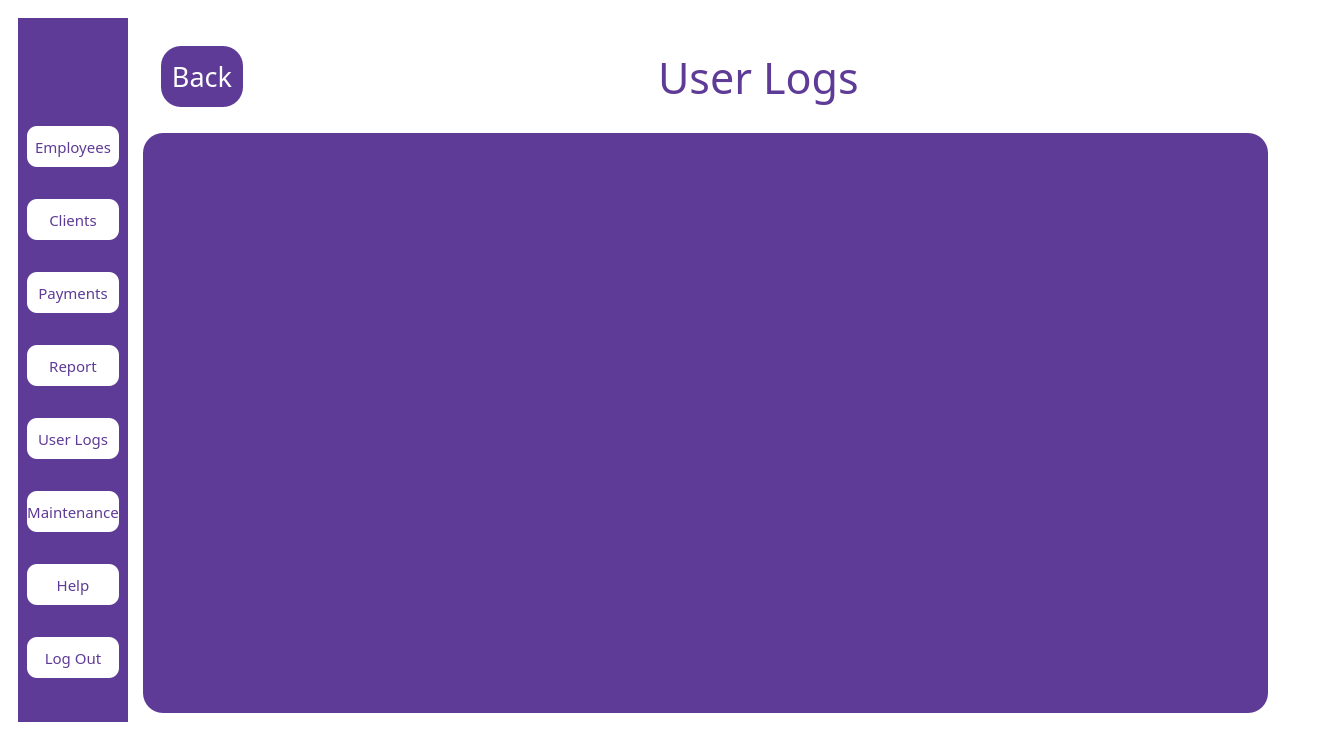
<?xml version="1.0" encoding="UTF-8"?>
<ui version="4.0">
 <class>MainWindow</class>
 <widget class="QMainWindow" name="MainWindow">
  <property name="geometry">
   <rect>
    <x>0</x>
    <y>0</y>
    <width>1335</width>
    <height>740</height>
   </rect>
  </property>
  <property name="windowTitle">
   <string>MainWindow</string>
  </property>
  <property name="styleSheet">
   <string notr="true">QMainWindow
{
background:white;
}</string>
  </property>
  <widget class="QWidget" name="centralwidget">
   <property name="styleSheet">
    <string notr="true">QWidget
{
background: white;
}</string>
   </property>
   <layout class="QVBoxLayout" name="verticalLayout">
    <item>
     <widget class="QWidget" name="widget" native="true">
      <layout class="QHBoxLayout" name="horizontalLayout">
       <item>
        <widget class="QWidget" name="widget_2" native="true">
         <property name="sizePolicy">
          <sizepolicy hsizetype="Fixed" vsizetype="Expanding">
           <horstretch>0</horstretch>
           <verstretch>0</verstretch>
          </sizepolicy>
         </property>
         <property name="styleSheet">
          <string notr="true">QWidget
{
background-color:#5e3b96;
}</string>
         </property>
         <layout class="QVBoxLayout" name="verticalLayout_2">
          <item>
           <widget class="QLabel" name="label">
            <property name="sizePolicy">
             <sizepolicy hsizetype="Fixed" vsizetype="Fixed">
              <horstretch>0</horstretch>
              <verstretch>0</verstretch>
             </sizepolicy>
            </property>
            <property name="maximumSize">
             <size>
              <width>121</width>
              <height>41</height>
             </size>
            </property>
            <property name="text">
             <string/>
            </property>
            <property name="pixmap">
             <pixmap>../softeng-main/logos/logog.jpg</pixmap>
            </property>
            <property name="scaledContents">
             <bool>true</bool>
            </property>
           </widget>
          </item>
          <item>
           <widget class="QPushButton" name="employees">
            <property name="sizePolicy">
             <sizepolicy hsizetype="Fixed" vsizetype="Fixed">
              <horstretch>0</horstretch>
              <verstretch>0</verstretch>
             </sizepolicy>
            </property>
            <property name="maximumSize">
             <size>
              <width>121</width>
              <height>41</height>
             </size>
            </property>
            <property name="font">
             <font>
              <family>Arial Black</family>
              <pointsize>11</pointsize>
             </font>
            </property>
            <property name="styleSheet">
             <string notr="true">QPushButton
{
background-color:white ;
color:#5e3b96;
 border-radius:10px;
}</string>
            </property>
            <property name="text">
             <string>Employees</string>
            </property>
           </widget>
          </item>
          <item>
           <widget class="QPushButton" name="clients">
            <property name="sizePolicy">
             <sizepolicy hsizetype="Fixed" vsizetype="Fixed">
              <horstretch>0</horstretch>
              <verstretch>0</verstretch>
             </sizepolicy>
            </property>
            <property name="maximumSize">
             <size>
              <width>121</width>
              <height>41</height>
             </size>
            </property>
            <property name="font">
             <font>
              <family>Arial Black</family>
              <pointsize>11</pointsize>
             </font>
            </property>
            <property name="styleSheet">
             <string notr="true">QPushButton
{
background-color:white ;
color:#5e3b96;
 border-radius:10px;
}</string>
            </property>
            <property name="text">
             <string>Clients</string>
            </property>
           </widget>
          </item>
          <item>
           <widget class="QPushButton" name="payments">
            <property name="sizePolicy">
             <sizepolicy hsizetype="Fixed" vsizetype="Fixed">
              <horstretch>0</horstretch>
              <verstretch>0</verstretch>
             </sizepolicy>
            </property>
            <property name="maximumSize">
             <size>
              <width>121</width>
              <height>41</height>
             </size>
            </property>
            <property name="font">
             <font>
              <family>Arial Black</family>
              <pointsize>11</pointsize>
             </font>
            </property>
            <property name="styleSheet">
             <string notr="true">QPushButton
{
background-color:white ;
color:#5e3b96;
 border-radius:10px;
}</string>
            </property>
            <property name="text">
             <string>Payments</string>
            </property>
           </widget>
          </item>
          <item>
           <widget class="QPushButton" name="report">
            <property name="sizePolicy">
             <sizepolicy hsizetype="Fixed" vsizetype="Fixed">
              <horstretch>0</horstretch>
              <verstretch>0</verstretch>
             </sizepolicy>
            </property>
            <property name="maximumSize">
             <size>
              <width>121</width>
              <height>41</height>
             </size>
            </property>
            <property name="font">
             <font>
              <family>Arial Black</family>
              <pointsize>11</pointsize>
             </font>
            </property>
            <property name="styleSheet">
             <string notr="true">QPushButton
{
background-color:white ;
color:#5e3b96;
 border-radius:10px;
}</string>
            </property>
            <property name="text">
             <string>Report</string>
            </property>
           </widget>
          </item>
          <item>
           <widget class="QPushButton" name="userlogs">
            <property name="sizePolicy">
             <sizepolicy hsizetype="Fixed" vsizetype="Fixed">
              <horstretch>0</horstretch>
              <verstretch>0</verstretch>
             </sizepolicy>
            </property>
            <property name="maximumSize">
             <size>
              <width>121</width>
              <height>41</height>
             </size>
            </property>
            <property name="font">
             <font>
              <family>Arial Black</family>
              <pointsize>11</pointsize>
             </font>
            </property>
            <property name="styleSheet">
             <string notr="true">QPushButton
{
background-color:white ;
color:#5e3b96;
 border-radius:10px;
}</string>
            </property>
            <property name="text">
             <string>User Logs</string>
            </property>
           </widget>
          </item>
          <item>
           <widget class="QPushButton" name="maintenance">
            <property name="sizePolicy">
             <sizepolicy hsizetype="Fixed" vsizetype="Fixed">
              <horstretch>0</horstretch>
              <verstretch>0</verstretch>
             </sizepolicy>
            </property>
            <property name="maximumSize">
             <size>
              <width>121</width>
              <height>41</height>
             </size>
            </property>
            <property name="font">
             <font>
              <family>Arial Black</family>
              <pointsize>11</pointsize>
             </font>
            </property>
            <property name="styleSheet">
             <string notr="true">QPushButton
{
background-color:white ;
color:#5e3b96;
 border-radius:10px;
}</string>
            </property>
            <property name="text">
             <string>Maintenance</string>
            </property>
           </widget>
          </item>
          <item>
           <widget class="QPushButton" name="help">
            <property name="sizePolicy">
             <sizepolicy hsizetype="Fixed" vsizetype="Fixed">
              <horstretch>0</horstretch>
              <verstretch>0</verstretch>
             </sizepolicy>
            </property>
            <property name="maximumSize">
             <size>
              <width>121</width>
              <height>41</height>
             </size>
            </property>
            <property name="font">
             <font>
              <family>Arial Black</family>
              <pointsize>11</pointsize>
             </font>
            </property>
            <property name="styleSheet">
             <string notr="true">QPushButton
{
background-color:white ;
color:#5e3b96;
 border-radius:10px;
}</string>
            </property>
            <property name="text">
             <string>Help</string>
            </property>
           </widget>
          </item>
          <item>
           <widget class="QPushButton" name="logout">
            <property name="sizePolicy">
             <sizepolicy hsizetype="Fixed" vsizetype="Fixed">
              <horstretch>0</horstretch>
              <verstretch>0</verstretch>
             </sizepolicy>
            </property>
            <property name="maximumSize">
             <size>
              <width>121</width>
              <height>41</height>
             </size>
            </property>
            <property name="font">
             <font>
              <family>Arial Black</family>
              <pointsize>11</pointsize>
             </font>
            </property>
            <property name="styleSheet">
             <string notr="true">QPushButton
{
background-color:white ;
color:#5e3b96;
 border-radius:10px;
}</string>
            </property>
            <property name="text">
             <string>Log Out</string>
            </property>
           </widget>
          </item>
         </layout>
        </widget>
       </item>
       <item>
        <widget class="QWidget" name="widget_5" native="true">
         <layout class="QVBoxLayout" name="verticalLayout_4">
          <item>
           <widget class="QWidget" name="widget_6" native="true">
            <property name="sizePolicy">
             <sizepolicy hsizetype="Preferred" vsizetype="Fixed">
              <horstretch>0</horstretch>
              <verstretch>0</verstretch>
             </sizepolicy>
            </property>
            <property name="maximumSize">
             <size>
              <width>16777215</width>
              <height>100</height>
             </size>
            </property>
            <layout class="QHBoxLayout" name="horizontalLayout_3">
             <item>
              <widget class="QWidget" name="widget_4" native="true">
               <property name="sizePolicy">
                <sizepolicy hsizetype="Minimum" vsizetype="Expanding">
                 <horstretch>0</horstretch>
                 <verstretch>0</verstretch>
                </sizepolicy>
               </property>
               <property name="minimumSize">
                <size>
                 <width>100</width>
                 <height>60</height>
                </size>
               </property>
               <property name="maximumSize">
                <size>
                 <width>90</width>
                 <height>16777215</height>
                </size>
               </property>
               <layout class="QVBoxLayout" name="verticalLayout_3">
                <item>
                 <widget class="QPushButton" name="pushButton">
                  <property name="sizePolicy">
                   <sizepolicy hsizetype="Preferred" vsizetype="Preferred">
                    <horstretch>0</horstretch>
                    <verstretch>0</verstretch>
                   </sizepolicy>
                  </property>
                  <property name="maximumSize">
                   <size>
                    <width>90</width>
                    <height>61</height>
                   </size>
                  </property>
                  <property name="font">
                   <font>
                    <family>Arial Black</family>
                    <pointsize>20</pointsize>
                   </font>
                  </property>
                  <property name="styleSheet">
                   <string notr="true">QPushButton
{
background-color: #5e3b96;
color:white;
 border-radius:20px;
}</string>
                  </property>
                  <property name="text">
                   <string>Back</string>
                  </property>
                 </widget>
                </item>
               </layout>
              </widget>
             </item>
             <item>
              <widget class="QWidget" name="widget_7" native="true">
               <layout class="QHBoxLayout" name="horizontalLayout_4">
                <item>
                 <spacer name="horizontalSpacer_2">
                  <property name="orientation">
                   <enum>Qt::Orientation::Horizontal</enum>
                  </property>
                  <property name="sizeType">
                   <enum>QSizePolicy::Policy::Expanding</enum>
                  </property>
                  <property name="sizeHint" stdset="0">
                   <size>
                    <width>40</width>
                    <height>20</height>
                   </size>
                  </property>
                 </spacer>
                </item>
                <item>
                 <widget class="QLabel" name="label_2">
                  <property name="font">
                   <font>
                    <family>Arial Black</family>
                    <pointsize>32</pointsize>
                   </font>
                  </property>
                  <property name="styleSheet">
                   <string notr="true">QLabel
{
color: #5e3b96;
}</string>
                  </property>
                  <property name="text">
                   <string>User Logs</string>
                  </property>
                 </widget>
                </item>
                <item>
                 <spacer name="horizontalSpacer">
                  <property name="orientation">
                   <enum>Qt::Orientation::Horizontal</enum>
                  </property>
                  <property name="sizeHint" stdset="0">
                   <size>
                    <width>40</width>
                    <height>20</height>
                   </size>
                  </property>
                 </spacer>
                </item>
               </layout>
              </widget>
             </item>
            </layout>
           </widget>
          </item>
          <item>
           <widget class="QWidget" name="widget_3" native="true">
            <property name="styleSheet">
             <string notr="true">QWidget
{
background-color:#5e3b96;
border-radius:20px;
}</string>
            </property>
            <layout class="QHBoxLayout" name="horizontalLayout_2">
             <item>
              <widget class="QWidget" name="widget_8" native="true">
               <layout class="QHBoxLayout" name="horizontalLayout_5"/>
              </widget>
             </item>
            </layout>
           </widget>
          </item>
         </layout>
        </widget>
       </item>
       <item>
        <spacer name="horizontalSpacer_4">
         <property name="orientation">
          <enum>Qt::Orientation::Horizontal</enum>
         </property>
         <property name="sizeType">
          <enum>QSizePolicy::Policy::Fixed</enum>
         </property>
         <property name="sizeHint" stdset="0">
          <size>
           <width>40</width>
           <height>20</height>
          </size>
         </property>
        </spacer>
       </item>
      </layout>
     </widget>
    </item>
   </layout>
  </widget>
 </widget>
 <resources/>
 <connections/>
</ui>
